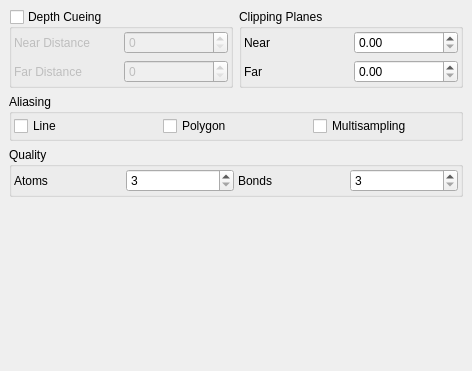
         <widget class="QWidget" name="OpenGLSubTab" >
          <property name="geometry" >
           <rect>
            <x>0</x>
            <y>0</y>
            <width>472</width>
            <height>371</height>
           </rect>
          </property>
          <attribute name="title" >
           <string>OpenGL</string>
          </attribute>
          <layout class="QVBoxLayout" >
           <property name="spacing" >
            <number>6</number>
           </property>
           <property name="margin" >
            <number>9</number>
           </property>
           <item>
            <layout class="QHBoxLayout" >
             <property name="spacing" >
              <number>6</number>
             </property>
             <property name="margin" >
              <number>0</number>
             </property>
             <item>
              <widget class="QGroupBox" name="DepthCueGroup" >
               <property name="title" >
                <string>Depth Cueing</string>
               </property>
               <property name="checkable" >
                <bool>true</bool>
               </property>
               <property name="checked" >
                <bool>false</bool>
               </property>
               <layout class="QHBoxLayout" >
                <property name="spacing" >
                 <number>4</number>
                </property>
                <property name="margin" >
                 <number>2</number>
                </property>
                <item>
                 <layout class="QGridLayout" >
                  <property name="margin" >
                   <number>0</number>
                  </property>
                  <property name="spacing" >
                   <number>6</number>
                  </property>
                  <item row="0" column="0" >
                   <widget class="QLabel" name="label_10" >
                    <property name="text" >
                     <string>Near Distance</string>
                    </property>
                   </widget>
                  </item>
                  <item row="1" column="0" >
                   <widget class="QLabel" name="label_11" >
                    <property name="text" >
                     <string>Far Distance</string>
                    </property>
                   </widget>
                  </item>
                  <item row="0" column="1" >
                   <widget class="QSpinBox" name="NearDepthSpin" >
                    <property name="maximum" >
                     <number>100000000</number>
                    </property>
                   </widget>
                  </item>
                  <item row="1" column="1" >
                   <widget class="QSpinBox" name="FarDepthSpin" >
                    <property name="maximum" >
                     <number>100000000</number>
                    </property>
                   </widget>
                  </item>
                 </layout>
                </item>
               </layout>
              </widget>
             </item>
             <item>
              <widget class="QGroupBox" name="ClipPlaneGroup" >
               <property name="title" >
                <string>Clipping Planes</string>
               </property>
               <property name="checkable" >
                <bool>false</bool>
               </property>
               <layout class="QHBoxLayout" >
                <property name="spacing" >
                 <number>4</number>
                </property>
                <property name="margin" >
                 <number>2</number>
                </property>
                <item>
                 <layout class="QGridLayout" >
                  <property name="margin" >
                   <number>0</number>
                  </property>
                  <property name="spacing" >
                   <number>6</number>
                  </property>
                  <item row="0" column="0" >
                   <widget class="QLabel" name="label_12" >
                    <property name="text" >
                     <string>Near</string>
                    </property>
                   </widget>
                  </item>
                  <item row="1" column="0" >
                   <widget class="QLabel" name="label_13" >
                    <property name="text" >
                     <string>Far</string>
                    </property>
                   </widget>
                  </item>
                  <item row="1" column="1" >
                   <widget class="QDoubleSpinBox" name="FarClipSpin" >
                    <property name="maximum" >
                     <double>100000000.000000000000000</double>
                    </property>
                   </widget>
                  </item>
                  <item row="0" column="1" >
                   <widget class="QDoubleSpinBox" name="NearClipSpin" />
                  </item>
                 </layout>
                </item>
               </layout>
              </widget>
             </item>
            </layout>
           </item>
           <item>
            <widget class="QGroupBox" name="AliasingGroup" >
             <property name="title" >
              <string>Aliasing</string>
             </property>
             <property name="checkable" >
              <bool>false</bool>
             </property>
             <layout class="QHBoxLayout" >
              <property name="spacing" >
               <number>4</number>
              </property>
              <property name="margin" >
               <number>2</number>
              </property>
              <item>
               <widget class="QCheckBox" name="LineAliasingCheck" >
                <property name="text" >
                 <string>Line</string>
                </property>
               </widget>
              </item>
              <item>
               <widget class="QCheckBox" name="PolygonAliasingCheck" >
                <property name="text" >
                 <string>Polygon</string>
                </property>
               </widget>
              </item>
              <item>
               <widget class="QCheckBox" name="MultiSamplingCheck" >
                <property name="text" >
                 <string>Multisampling</string>
                </property>
               </widget>
              </item>
             </layout>
            </widget>
           </item>
           <item>
            <widget class="QGroupBox" name="QualityGroup" >
             <property name="sizePolicy" >
              <sizepolicy vsizetype="Minimum" hsizetype="Preferred" >
               <horstretch>0</horstretch>
               <verstretch>0</verstretch>
              </sizepolicy>
             </property>
             <property name="title" >
              <string>Quality</string>
             </property>
             <layout class="QHBoxLayout" >
              <property name="spacing" >
               <number>4</number>
              </property>
              <property name="margin" >
               <number>2</number>
              </property>
              <item>
               <layout class="QHBoxLayout" >
                <property name="spacing" >
                 <number>4</number>
                </property>
                <property name="margin" >
                 <number>0</number>
                </property>
                <item>
                 <widget class="QLabel" name="label" >
                  <property name="sizePolicy" >
                   <sizepolicy vsizetype="Minimum" hsizetype="Minimum" >
                    <horstretch>0</horstretch>
                    <verstretch>0</verstretch>
                   </sizepolicy>
                  </property>
                  <property name="text" >
                   <string>Atoms</string>
                  </property>
                 </widget>
                </item>
                <item>
                 <widget class="QSpinBox" name="AtomQualitySpin" >
                  <property name="sizePolicy" >
                   <sizepolicy vsizetype="Minimum" hsizetype="Preferred" >
                    <horstretch>0</horstretch>
                    <verstretch>0</verstretch>
                   </sizepolicy>
                  </property>
                  <property name="minimum" >
                   <number>3</number>
                  </property>
                 </widget>
                </item>
               </layout>
              </item>
              <item>
               <layout class="QHBoxLayout" >
                <property name="spacing" >
                 <number>4</number>
                </property>
                <property name="margin" >
                 <number>0</number>
                </property>
                <item>
                 <widget class="QLabel" name="label_61" >
                  <property name="sizePolicy" >
                   <sizepolicy vsizetype="Minimum" hsizetype="Minimum" >
                    <horstretch>0</horstretch>
                    <verstretch>0</verstretch>
                   </sizepolicy>
                  </property>
                  <property name="text" >
                   <string>Bonds</string>
                  </property>
                 </widget>
                </item>
                <item>
                 <widget class="QSpinBox" name="BondQualitySpin" >
                  <property name="sizePolicy" >
                   <sizepolicy vsizetype="Minimum" hsizetype="Preferred" >
                    <horstretch>0</horstretch>
                    <verstretch>0</verstretch>
                   </sizepolicy>
                  </property>
                  <property name="minimum" >
                   <number>3</number>
                  </property>
                 </widget>
                </item>
               </layout>
              </item>
             </layout>
            </widget>
           </item>
           <item>
            <spacer>
             <property name="orientation" >
              <enum>Qt::Vertical</enum>
             </property>
             <property name="sizeHint" stdset="0" >
              <size>
               <width>20</width>
               <height>40</height>
              </size>
             </property>
            </spacer>
           </item>
          </layout>
         </widget>
